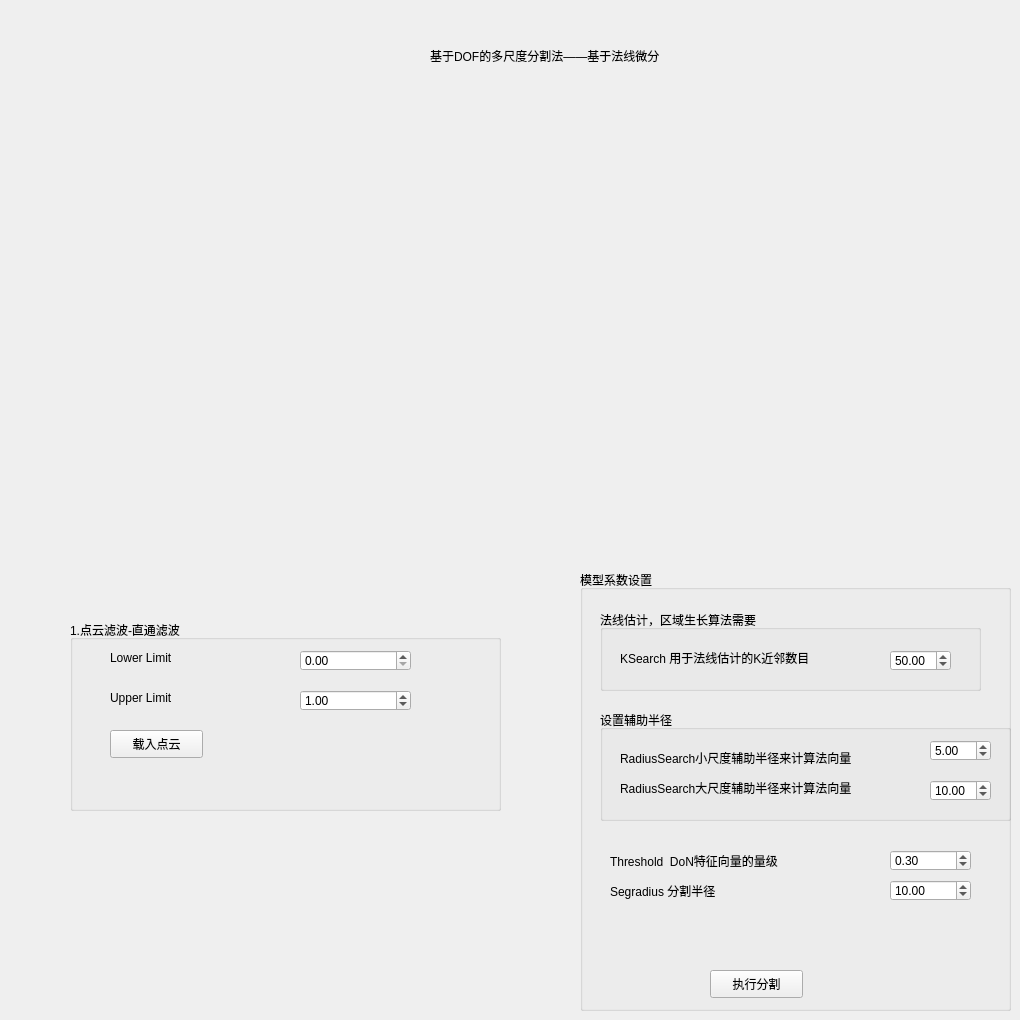
    <widget class="QWidget" name="tab_3">
     <attribute name="title">
      <string>基于DOF</string>
     </attribute>
     <widget class="QGroupBox" name="groupBox_10">
      <property name="geometry">
       <rect>
        <x>70</x>
        <y>620</y>
        <width>431</width>
        <height>191</height>
       </rect>
      </property>
      <property name="title">
       <string>1.点云滤波-直通滤波</string>
      </property>
      <widget class="QDoubleSpinBox" name="GCRLBox_2">
       <property name="geometry">
        <rect>
         <x>230</x>
         <y>70</y>
         <width>111</width>
         <height>21</height>
        </rect>
       </property>
       <property name="maximum">
        <double>9999.989999999999782</double>
       </property>
       <property name="singleStep">
        <double>0.100000000000000</double>
       </property>
       <property name="value">
        <double>1.000000000000000</double>
       </property>
      </widget>
      <widget class="QDoubleSpinBox" name="GCLLBox_2">
       <property name="geometry">
        <rect>
         <x>230</x>
         <y>30</y>
         <width>111</width>
         <height>21</height>
        </rect>
       </property>
       <property name="maximum">
        <double>999999.989999999990687</double>
       </property>
       <property name="singleStep">
        <double>0.100000000000000</double>
       </property>
       <property name="value">
        <double>0.000000000000000</double>
       </property>
      </widget>
      <widget class="QLabel" name="label_28">
       <property name="geometry">
        <rect>
         <x>40</x>
         <y>70</y>
         <width>131</width>
         <height>16</height>
        </rect>
       </property>
       <property name="text">
        <string>Upper Limit</string>
       </property>
      </widget>
      <widget class="QLabel" name="label_34">
       <property name="geometry">
        <rect>
         <x>40</x>
         <y>30</y>
         <width>121</width>
         <height>16</height>
        </rect>
       </property>
       <property name="text">
        <string>Lower Limit</string>
       </property>
      </widget>
      <widget class="QPushButton" name="DONLoadBUT">
       <property name="geometry">
        <rect>
         <x>40</x>
         <y>110</y>
         <width>93</width>
         <height>28</height>
        </rect>
       </property>
       <property name="text">
        <string>载入点云</string>
       </property>
      </widget>
     </widget>
     <widget class="QLabel" name="label_43">
      <property name="geometry">
       <rect>
        <x>430</x>
        <y>40</y>
        <width>311</width>
        <height>31</height>
       </rect>
      </property>
      <property name="text">
       <string>基于DOF的多尺度分割法——基于法线微分</string>
      </property>
     </widget>
     <widget class="QGroupBox" name="groupBox_13">
      <property name="geometry">
       <rect>
        <x>580</x>
        <y>570</y>
        <width>431</width>
        <height>441</height>
       </rect>
      </property>
      <property name="title">
       <string>模型系数设置</string>
      </property>
      <widget class="QPushButton" name="DONDoBUT">
       <property name="geometry">
        <rect>
         <x>130</x>
         <y>400</y>
         <width>93</width>
         <height>28</height>
        </rect>
       </property>
       <property name="text">
        <string>执行分割</string>
       </property>
      </widget>
      <widget class="QDoubleSpinBox" name="SegradiusBox">
       <property name="geometry">
        <rect>
         <x>310</x>
         <y>310</y>
         <width>81</width>
         <height>21</height>
        </rect>
       </property>
       <property name="maximum">
        <double>999999.989999999990687</double>
       </property>
       <property name="singleStep">
        <double>0.010000000000000</double>
       </property>
       <property name="value">
        <double>10.000000000000000</double>
       </property>
      </widget>
      <widget class="QLabel" name="label_37">
       <property name="geometry">
        <rect>
         <x>30</x>
         <y>310</y>
         <width>241</width>
         <height>21</height>
        </rect>
       </property>
       <property name="text">
        <string>Segradius 分割半径</string>
       </property>
      </widget>
      <widget class="QDoubleSpinBox" name="ThresholdBox">
       <property name="geometry">
        <rect>
         <x>310</x>
         <y>280</y>
         <width>81</width>
         <height>21</height>
        </rect>
       </property>
       <property name="maximum">
        <double>999999.989999999990687</double>
       </property>
       <property name="singleStep">
        <double>0.010000000000000</double>
       </property>
       <property name="value">
        <double>0.300000000000000</double>
       </property>
      </widget>
      <widget class="QLabel" name="label_38">
       <property name="geometry">
        <rect>
         <x>30</x>
         <y>280</y>
         <width>271</width>
         <height>21</height>
        </rect>
       </property>
       <property name="text">
        <string>Threshold  DoN特征向量的量级</string>
       </property>
      </widget>
      <widget class="QGroupBox" name="groupBox_14">
       <property name="geometry">
        <rect>
         <x>20</x>
         <y>40</y>
         <width>381</width>
         <height>81</height>
        </rect>
       </property>
       <property name="title">
        <string>法线估计，区域生长算法需要</string>
       </property>
       <widget class="QDoubleSpinBox" name="JLRGKSBox_2">
        <property name="geometry">
         <rect>
          <x>290</x>
          <y>40</y>
          <width>61</width>
          <height>21</height>
         </rect>
        </property>
        <property name="maximum">
         <double>999999.989999999990687</double>
        </property>
        <property name="singleStep">
         <double>1.000000000000000</double>
        </property>
        <property name="value">
         <double>50.000000000000000</double>
        </property>
       </widget>
       <widget class="QLabel" name="label_39">
        <property name="geometry">
         <rect>
          <x>20</x>
          <y>40</y>
          <width>291</width>
          <height>16</height>
         </rect>
        </property>
        <property name="text">
         <string>KSearch 用于法线估计的K近邻数目</string>
        </property>
       </widget>
      </widget>
      <widget class="QGroupBox" name="groupBox_15">
       <property name="geometry">
        <rect>
         <x>20</x>
         <y>140</y>
         <width>411</width>
         <height>111</height>
        </rect>
       </property>
       <property name="title">
        <string>设置辅助半径</string>
       </property>
       <widget class="QDoubleSpinBox" name="RSLBox">
        <property name="geometry">
         <rect>
          <x>330</x>
          <y>30</y>
          <width>61</width>
          <height>21</height>
         </rect>
        </property>
        <property name="maximum">
         <double>999999.989999999990687</double>
        </property>
        <property name="singleStep">
         <double>1.000000000000000</double>
        </property>
        <property name="value">
         <double>5.000000000000000</double>
        </property>
       </widget>
       <widget class="QLabel" name="label_40">
        <property name="geometry">
         <rect>
          <x>20</x>
          <y>40</y>
          <width>291</width>
          <height>16</height>
         </rect>
        </property>
        <property name="text">
         <string>RadiusSearch小尺度辅助半径来计算法向量</string>
        </property>
       </widget>
       <widget class="QDoubleSpinBox" name="RSUBox">
        <property name="geometry">
         <rect>
          <x>330</x>
          <y>70</y>
          <width>61</width>
          <height>21</height>
         </rect>
        </property>
        <property name="maximum">
         <double>999999.989999999990687</double>
        </property>
        <property name="singleStep">
         <double>1.000000000000000</double>
        </property>
        <property name="value">
         <double>10.000000000000000</double>
        </property>
       </widget>
       <widget class="QLabel" name="label_41">
        <property name="geometry">
         <rect>
          <x>20</x>
          <y>70</y>
          <width>291</width>
          <height>16</height>
         </rect>
        </property>
        <property name="text">
         <string>RadiusSearch大尺度辅助半径来计算法向量</string>
        </property>
       </widget>
      </widget>
     </widget>
     <widget class="QVTKWidget" name="qvtkWidget_5" native="true">
      <property name="geometry">
       <rect>
        <x>60</x>
        <y>90</y>
        <width>951</width>
        <height>461</height>
       </rect>
      </property>
      <property name="autoFillBackground">
       <bool>true</bool>
      </property>
     </widget>
    </widget>
